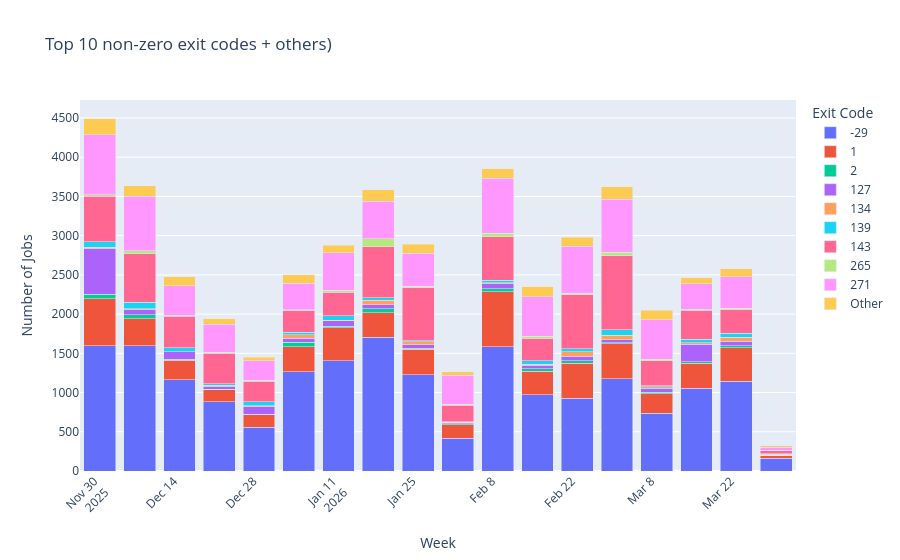

Notebook code cell kept with this figure:
### Code cell
import plotly.express as px

fig = px.bar(
    weekly_exit_counts,
    x="week",
    y="job_count",
    color="exit_code_grouped",
    title="Top 10 non-zero exit codes + others)",
    labels={
        "week": "Week",
        "job_count": "Number of Jobs",
        "exit_code_grouped": "Exit Code"
    }
)

fig.update_layout(
    barmode="stack",
    xaxis_tickangle=-45,
    legend_title_text="Exit Code",
)

fig.show()
fig.write_html("non_zero_exit_codes_per_week.html")

### Figure 1 — Plotly figure (JSON) as saved in the notebook; plotly's stock layout.template omitted (floating-point values rounded to 4 significant figures)
{"data": [{"hovertemplate": "Exit Code=-29<br>Week=%{x}<br>Number of Jobs=%{y}<extra></extra>", "legendgroup": "-29", "marker": {"color": "#636efa", "pattern": {"shape": ""}}, "name": "-29", "orientation": "v", "showlegend": true, "textposition": "auto", "type": "bar", "x": ["2025-12-01", "2025-12-08", "2025-12-15", "2025-12-22", "2025-12-29", "2026-01-05", "2026-01-12", "2026-01-19", "2026-01-26", "2026-02-02", "2026-02-09", "2026-02-16", "2026-02-23", "2026-03-02", "2026-03-09", "2026-03-16", "2026-03-23", "2026-03-30"], "xaxis": "x", "y": [1594, 1595, 1164, 885, 556, 1264, 1404, 1707, 1226, 419, 1584, 972, 930, 1179, 738, 1055, 1146, 161], "yaxis": "y"}, {"hovertemplate": "Exit Code=1<br>Week=%{x}<br>Number of Jobs=%{y}<extra></extra>", "legendgroup": "1", "marker": {"color": "#EF553B", "pattern": {"shape": ""}}, "name": "1", "orientation": "v", "showlegend": true, "textposition": "auto", "type": "bar", "x": ["2025-12-01", "2025-12-08", "2025-12-15", "2025-12-22", "2025-12-29", "2026-01-05", "2026-01-12", "2026-01-19", "2026-01-26", "2026-02-02", "2026-02-09", "2026-02-16", "2026-02-23", "2026-03-02", "2026-03-09", "2026-03-16", "2026-03-23", "2026-03-30"], "xaxis": "x", "y": [604, 343, 245, 154, 162, 318, 422, 310, 327, 173, 701, 301, 442, 442, 244, 318, 425, 37], "yaxis": "y"}, {"hovertemplate": "Exit Code=2<br>Week=%{x}<br>Number of Jobs=%{y}<extra></extra>", "legendgroup": "2", "marker": {"color": "#00cc96", "pattern": {"shape": ""}}, "name": "2", "orientation": "v", "showlegend": true, "textposition": "auto", "type": "bar", "x": ["2025-12-01", "2025-12-08", "2025-12-15", "2025-12-22", "2025-12-29", "2026-01-05", "2026-01-12", "2026-01-19", "2026-01-26", "2026-02-02", "2026-02-09", "2026-02-16", "2026-02-23", "2026-03-02", "2026-03-09", "2026-03-16", "2026-03-23", "2026-03-30"], "xaxis": "x", "y": [58, 54, 14, 5, 4, 59, 17, 53, 10, 9, 39, 30, 32, 12, 20, 19, 28, 1], "yaxis": "y"}, {"hovertemplate": "Exit Code=127<br>Week=%{x}<br>Number of Jobs=%{y}<extra></extra>", "legendgroup": "127", "marker": {"color": "#ab63fa", "pattern": {"shape": ""}}, "name": "127", "orientation": "v", "showlegend": true, "textposition": "auto", "type": "bar", "x": ["2025-12-01", "2025-12-08", "2025-12-15", "2025-12-22", "2025-12-29", "2026-01-05", "2026-01-12", "2026-01-19", "2026-01-26", "2026-02-02", "2026-02-09", "2026-02-16", "2026-02-23", "2026-03-02", "2026-03-09", "2026-03-16", "2026-03-23", "2026-03-30"], "xaxis": "x", "y": [581, 62, 96, 35, 97, 54, 74, 52, 44, 14, 62, 47, 57, 42, 56, 222, 54, 4], "yaxis": "y"}, {"hovertemplate": "Exit Code=134<br>Week=%{x}<br>Number of Jobs=%{y}<extra></extra>", "legendgroup": "134", "marker": {"color": "#FFA15A", "pattern": {"shape": ""}}, "name": "134", "orientation": "v", "showlegend": true, "textposition": "auto", "type": "bar", "x": ["2025-12-01", "2025-12-08", "2025-12-15", "2025-12-22", "2025-12-29", "2026-01-05", "2026-01-12", "2026-01-19", "2026-01-26", "2026-02-02", "2026-02-09", "2026-02-16", "2026-02-23", "2026-03-02", "2026-03-09", "2026-03-16", "2026-03-23", "2026-03-30"], "xaxis": "x", "y": [13, 15, 1, 16, 13, 41, 7, 57, 42, 4, 12, 14, 60, 55, 15, 19, 53, 8], "yaxis": "y"}, {"hovertemplate": "Exit Code=139<br>Week=%{x}<br>Number of Jobs=%{y}<extra></extra>", "legendgroup": "139", "marker": {"color": "#19d3f3", "pattern": {"shape": ""}}, "name": "139", "orientation": "v", "showlegend": true, "textposition": "auto", "type": "bar", "x": ["2025-12-01", "2025-12-08", "2025-12-15", "2025-12-22", "2025-12-29", "2026-01-05", "2026-01-12", "2026-01-19", "2026-01-26", "2026-02-02", "2026-02-09", "2026-02-16", "2026-02-23", "2026-03-02", "2026-03-09", "2026-03-16", "2026-03-23", "2026-03-30"], "xaxis": "x", "y": [71, 83, 49, 18, 49, 36, 53, 32, 11, 7, 32, 44, 38, 73, 14, 44, 47, 8], "yaxis": "y"}, {"hovertemplate": "Exit Code=143<br>Week=%{x}<br>Number of Jobs=%{y}<extra></extra>", "legendgroup": "143", "marker": {"color": "#FF6692", "pattern": {"shape": ""}}, "name": "143", "orientation": "v", "showlegend": true, "textposition": "auto", "type": "bar", "x": ["2025-12-01", "2025-12-08", "2025-12-15", "2025-12-22", "2025-12-29", "2026-01-05", "2026-01-12", "2026-01-19", "2026-01-26", "2026-02-02", "2026-02-09", "2026-02-16", "2026-02-23", "2026-03-02", "2026-03-09", "2026-03-16", "2026-03-23", "2026-03-30"], "xaxis": "x", "y": [583, 620, 402, 385, 263, 272, 303, 646, 673, 212, 559, 287, 687, 943, 316, 372, 304, 39], "yaxis": "y"}, {"hovertemplate": "Exit Code=265<br>Week=%{x}<br>Number of Jobs=%{y}<extra></extra>", "legendgroup": "265", "marker": {"color": "#B6E880", "pattern": {"shape": ""}}, "name": "265", "orientation": "v", "showlegend": true, "textposition": "auto", "type": "bar", "x": ["2025-12-01", "2025-12-08", "2025-12-15", "2025-12-22", "2025-12-29", "2026-01-05", "2026-01-12", "2026-01-19", "2026-01-26", "2026-02-02", "2026-02-09", "2026-02-16", "2026-02-23", "2026-03-02", "2026-03-09", "2026-03-16", "2026-03-23", "2026-03-30"], "xaxis": "x", "y": [18, 38, 15, 14, 15, 11, 24, 106, 20, 15, 39, 23, 22, 45, 20, 10, 15, 5], "yaxis": "y"}, {"hovertemplate": "Exit Code=271<br>Week=%{x}<br>Number of Jobs=%{y}<extra></extra>", "legendgroup": "271", "marker": {"color": "#FF97FF", "pattern": {"shape": ""}}, "name": "271", "orientation": "v", "showlegend": true, "textposition": "auto", "type": "bar", "x": ["2025-12-01", "2025-12-08", "2025-12-15", "2025-12-22", "2025-12-29", "2026-01-05", "2026-01-12", "2026-01-19", "2026-01-26", "2026-02-02", "2026-02-09", "2026-02-16", "2026-02-23", "2026-03-02", "2026-03-09", "2026-03-16", "2026-03-23", "2026-03-30"], "xaxis": "x", "y": [762, 693, 375, 356, 248, 339, 476, 477, 420, 368, 702, 501, 594, 672, 506, 325, 407, 43], "yaxis": "y"}, {"hovertemplate": "Exit Code=Other<br>Week=%{x}<br>Number of Jobs=%{y}<extra></extra>", "legendgroup": "Other", "marker": {"color": "#FECB52", "pattern": {"shape": ""}}, "name": "Other", "orientation": "v", "showlegend": true, "textposition": "auto", "type": "bar", "x": ["2025-12-01", "2025-12-08", "2025-12-15", "2025-12-22", "2025-12-29", "2026-01-05", "2026-01-12", "2026-01-19", "2026-01-26", "2026-02-02", "2026-02-09", "2026-02-16", "2026-02-23", "2026-03-02", "2026-03-09", "2026-03-16", "2026-03-23", "2026-03-30"], "xaxis": "x", "y": [209, 131, 116, 72, 41, 110, 98, 145, 116, 44, 123, 132, 119, 160, 122, 79, 102, 18], "yaxis": "y"}], "layout": {"barmode": "stack", "legend": {"title": {"text": "Exit Code"}, "tracegroupgap": 0}, "title": {"text": "Top 10 non-zero exit codes + others)"}, "xaxis": {"anchor": "y", "domain": [0, 1], "tickangle": -45, "title": {"text": "Week"}}, "yaxis": {"anchor": "x", "domain": [0, 1], "title": {"text": "Number of Jobs"}}}}
